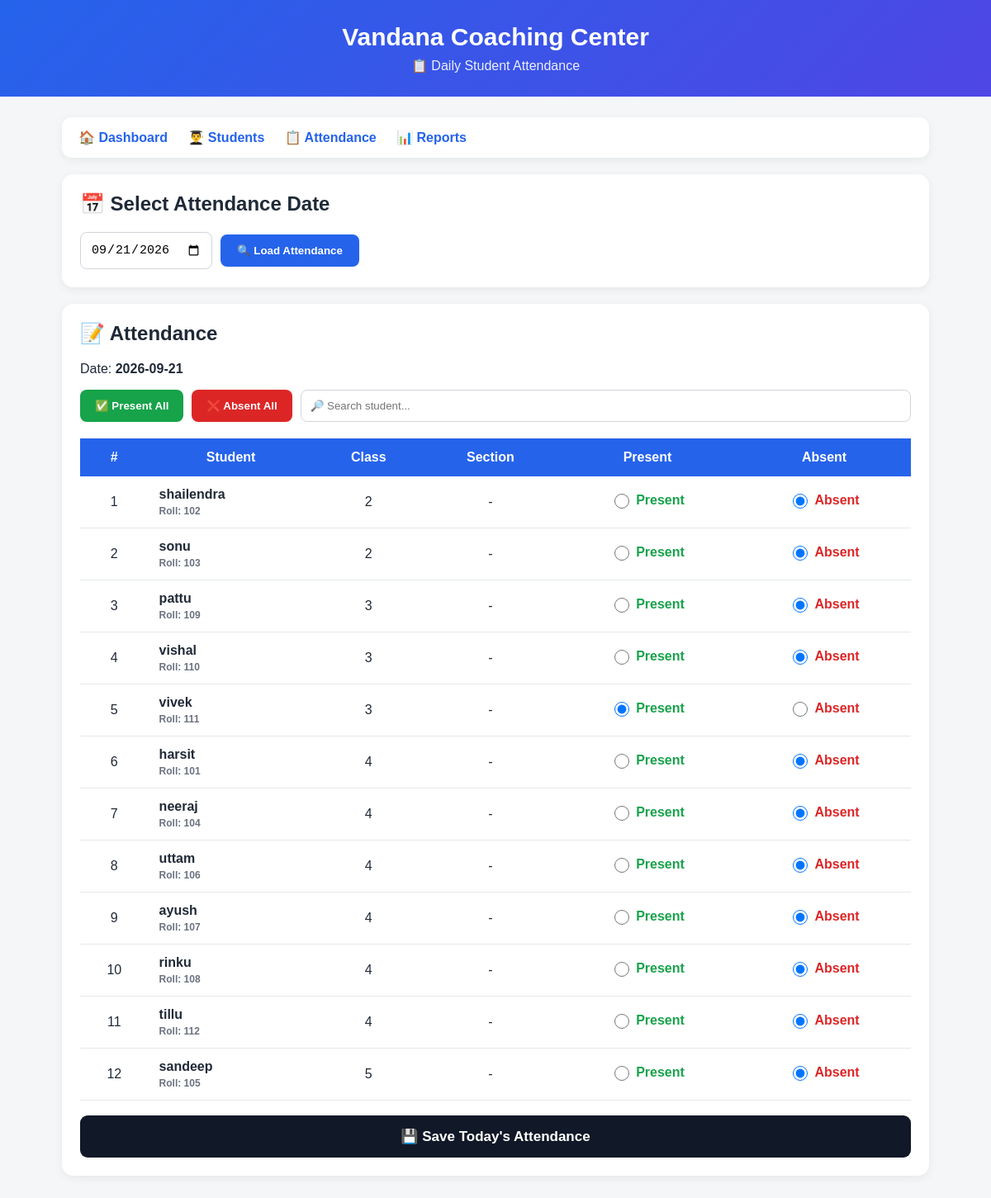
Page /attendance (signed in) on the committed database.
### tables this page shows
CREATE TABLE students (
            id INTEGER PRIMARY KEY AUTOINCREMENT,
            name TEXT NOT NULL,
            class_name TEXT NOT NULL,
            roll_number TEXT
        , guardian_name TEXT, guardian_phone TEXT, section TEXT);

CREATE TABLE attendance (
            id INTEGER PRIMARY KEY AUTOINCREMENT,
            student_id INTEGER NOT NULL,
            attendance_date TEXT NOT NULL,
            status TEXT NOT NULL,
            FOREIGN KEY (student_id) REFERENCES students(id)
        );

### app.py (the view)
@app.route("/attendance")
@teacher_or_hod_required
def attendance():
    selected_date = request.args.get(
        "date",
        date.today().isoformat()
    )
    conn = get_db_connection()
    students = conn.execute("""
        SELECT *
        FROM students
        ORDER BY
            class_name,
            roll_number,
            name
    """).fetchall()
    attendance_records = conn.execute("""
        SELECT
            student_id,
            status

        FROM attendance

        WHERE attendance_date = ?
    """, (
        selected_date,
    )).fetchall()
    conn.close()
    attendance_dict = {
        record["student_id"]:
            record["status"]
        for record in attendance_records
    }
    return render_template(
        "attendance.html",
        students=students,
        selected_date=selected_date,
        attendance_dict=
            attendance_dict
    )

### app.py (called while the page is built, shortened)
def get_db_connection():
    conn = sqlite3.connect(DATABASE)
    conn.row_factory = sqlite3.Row
    return conn

def role_required(*allowed_roles):
    def decorator(view_func):
        @wraps(view_func)
        def wrapped_view(*args, **kwargs):
            user_role = session.get("role")
            return view_func(*args, **kwargs)
        return wrapped_view
    return decorator

### templates/attendance.html (shortened to what this page needs)
<!DOCTYPE html>
<html lang="en">
<head>
</head>
<body>
<div class="header">
    <h1>
        Vandana Coaching Center
    </h1>
    <p>
        📋 Daily Student Attendance
    </p>
</div>
<div class="container">
<div class="nav">
    <a href="/">
        🏠 Dashboard
    </a>
    <a href="/students">
        👨‍🎓 Students
    </a>
    <a href="/attendance">
        📋 Attendance
    </a>
    <a href="/reports">
        📊 Reports
    </a>
</div>
<div class="card">
    <h2>
        📅 Select Attendance Date
    </h2>
    <form
        method="GET"
        action="/attendance"
        class="date-form"
    >
        <input
            type="date"
            name="date"
            value="{{ selected_date }}"
            required
        >
        <button
            type="submit"
            class="date-button"
        >
            🔍 Load Attendance
        </button>
    </form>
</div>
<div class="card">
    <h2>
        📝 Attendance
    </h2>
    <p>
        Date:
        <strong>{{ selected_date }}</strong>
    </p>
    <div class="controls">
        <button
            type="button"
            class="control-button present-all"
            onclick="markAll('Present')"
        >
            ✅ Present All
        </button>
        <button
            type="button"
            class="control-button absent-all"
            onclick="markAll('Absent')"
        >
            ❌ Absent All
        </button>
        <input
            type="text"
            id="studentSearch"
            class="search-box"
            placeholder="🔎 Search student..."
            onkeyup="searchStudents()"
        >
    </div>
    <form
        method="POST"
        action="/save_attendance"
        id="attendanceForm"
    >
        <div class="table-wrapper">
            <table>
                <thead>
                    <tr>
                        <th>
                            #
                        </th>
                        <th>
                            Student
                        </th>
                        <th>
                            Class
                        </th>
                        <th>
                            Section
                        </th>
                        <th>
                            Present
                        </th>
                        <th>
                            Absent
                        </th>
                    </tr>
                </thead>
                <tbody id="studentTable">
                {% for student in students %}
                    {% set current_status =
                        attendance_dict.get(student['id'], '') %}
                    <tr class="student-row">
                        <td>
                            {{ loop.index }}
                        </td>
                        <td class="student-name">
                            {{ student['name'] }}
                            <div class="student-info">
                                Roll:
                                {{ student['roll_number'] or '-' }}
                            </div>
                        </td>
                        <td>
                            {{ student['class_name'] }}
                        </td>
                        <td>
                            {{ student['section'] or '-' }}
                        </td>
                        <td>
                            <label
                                class="radio-box present-label"
                            >
                                <input
                                    type="radio"
                                    name="status_{{ student['id'] }}"
                                    value="Present"
                                    {% if current_status == 'Present' %}
                                    checked
                                    {% endif %}
                                >
                                Present
                            </label>
                        </td>
                        <td>
                            <label
                                class="radio-box absent-label"
                            >
                                <input
                                    type="radio"
                                    name="status_{{ student['id'] }}"
                                    value="Absent"
                                    {% if current_status == 'Absent' %}
                                    checked
                                    {% endif %}
                                >
                                Absent
                            </label>
                        </td>
                    </tr>
                {% endfor %}
                </tbody>
            </table>
        </div>
        {% if students %}
        <br>
        <button
            type="submit"
            class="save-button"
        >
            💾 Save Today's Attendance
        </button>
        {% endif %}
    </form>
</div>
</div>
</body>
</html>

### templates/attendance.html (style rules this page uses)
* { box-sizing: border-box; }
body { margin: 0; font-family: Arial, sans-serif; background: #f4f6f8; color: #1f2937; }
.header { background: linear-gradient( 135deg, #2563eb, #4f46e5 ); color: white; padding: 28px 20px; text-align: center; }
.header h1 { margin: 0; font-size: 30px; }
.header p { margin: 8px 0 0; opacity: 0.9; }
.container { max-width: 1100px; margin: auto; padding: 25px; }
.nav { background: white; padding: 15px 20px; border-radius: 12px; margin-bottom: 20px; box-shadow: 0 3px 12px rgba(0,0,0,0.06); }
.nav a { text-decoration: none; color: #2563eb; font-weight: bold; margin-right: 20px; }
.card { background: white; padding: 22px; border-radius: 14px; margin-bottom: 20px; box-shadow: 0 3px 12px rgba(0,0,0,0.06); }
.card h2 { margin-top: 0; }
.date-form { display: flex; gap: 10px; align-items: center; flex-wrap: wrap; }
.date-form input { padding: 12px; border: 1px solid #d1d5db; border-radius: 8px; font-size: 15px; }
.date-button { padding: 12px 20px; border: none; border-radius: 8px; background: #2563eb; color: white; cursor: pointer; font-weight: bold; }
.controls { display: flex; gap: 10px; flex-wrap: wrap; margin-bottom: 20px; }
.control-button { padding: 11px 18px; border: none; border-radius: 8px; color: white; cursor: pointer; font-weight: bold; }
.present-all { background: #16a34a; }
.absent-all { background: #dc2626; }
.search-box { flex: 1; min-width: 220px; padding: 11px; border: 1px solid #d1d5db; border-radius: 8px; }
.table-wrapper { overflow-x: auto; }
table { width: 100%; border-collapse: collapse; min-width: 700px; }
th { background: #2563eb; color: white; padding: 14px; }
td { padding: 13px; text-align: center; border-bottom: 1px solid #e5e7eb; }
.student-name { text-align: left; font-weight: bold; }
.student-info { color: #6b7280; font-size: 12px; margin-top: 4px; }
.radio-box { display: inline-flex; align-items: center; gap: 5px; cursor: pointer; font-weight: bold; }
.radio-box input { width: 18px; height: 18px; }
.present-label { color: #16a34a; }
.absent-label { color: #dc2626; }
.save-button { width: 100%; padding: 15px; border: none; border-radius: 9px; background: #111827; color: white; font-size: 17px; font-weight: bold; cursor: pointer; }

### rows in the picture
students: name "shailendra", roll_number "102", class_name "2", section "-", id "☐ Present", id "☑ Absent"
students: name "sonu", roll_number "103", class_name "2", section "-", id "☐ Present", id "☑ Absent"
students: name "pattu", roll_number "109", class_name "3", student "-", id "☐ Present", id "☑ Absent"
students: name "vishal", roll_number "110", class_name "3", student "-", id "☐ Present", id "☑ Absent"
students: name "vivek", roll_number "111", class_name "3", student "-", id "☑ Present", id "☐ Absent"
students: name "harsit", roll_number "101", class_name "4", student "-", id "☐ Present", id "☑ Absent"
students: name "neeraj", roll_number "104", class_name "4", student "-", id "☐ Present", id "☑ Absent"
students: name "uttam", roll_number "106", class_name "4", student "-", id "☐ Present", id "☑ Absent"
students: name "ayush", roll_number "107", class_name "4", student "-", id "☐ Present", id "☑ Absent"
students: name "rinku", roll_number "108", class_name "4", student "-", id "☐ Present", id "☑ Absent"
students: name "tillu", roll_number "112", class_name "4", student "-", id "☐ Present", id "☑ Absent"
students: name "sandeep", roll_number "105", class_name "5", student "-", id "☐ Present", id "☑ Absent"

### other values in the picture
{{ selected_date }} "2026-09-21"
